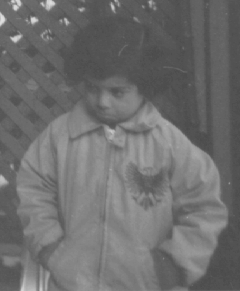
#> input picture lab03-Smoothing-std/Lab-03-Smoothing-STD/pout.tif, 240 x 291 px
$ jupyter execute Lab_Smoothing_STD.ipynb   (shell and % lines are left out)
#> lines starting #> are read from the running program, lines starting #| are printed output that depends on the picture
# Lab 3
### Averaging Filters

http://scikit-image.org/docs/0.13.x/api/skimage.util.html#skimage.util.random_noise

http://scikit-image.org/docs/dev/api/skimage.filters.html#skimage.filters.median

http://scikit-image.org/docs/dev/api/skimage.filters.html#skimage.filters.gaussian

[cell 1]
from commonfunctions import *
import math
import numpy as np
import skimage.io as io
from skimage.filters import median
from skimage.filters import gaussian
from skimage.util import random_noise

[cell 2]
'''
(1) Your own median filter algorithm
'''
img = io.imread('pout.tif')
#> img is the input picture: shape (291, 240); min 74, max 224, mean 110.3
io.imshow(img)
io.show()

noisy_img = random_noise(img, mode='s&p', amount=0.05)
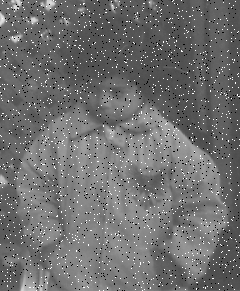
#> noisy_img: shape (291, 240) float64; min 0, max 1, mean 0.437
io.imshow(noisy_img)
io.show()

window_width = 3
window_height = 3
edgex = window_width // 2
edgey = window_height // 2

output_img = np.zeros_like(img)

for x in range(edgex, img.shape[1] - edgex):
    for y in range(edgey, img.shape[0] - edgey):
        colorArray = []
        for fx in range(window_width):
            for fy in range(window_height):
                colorArray.append(img[y + fy - edgey, x + fx - edgex])
        colorArray.sort()
        output_img[y, x] = colorArray[len(colorArray) // 2]


print("My Own Median Filter")
io.imshow(output_img)
io.show()

[cell 3]
'''
(2) skimage median filter
'''

ski_median_img = median(image=noisy_img)
print("Skimage Median Filter")
io.imshow(ski_median_img)
io.show()

[cell 4]
'''
(3) Gaussion Filters
'''

ski_guaussian_img_8 = gaussian(noisy_img, sigma=8)
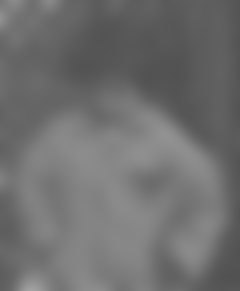
#> ski_guaussian_img_8: shape (291, 240) float64; min 0.321, max 0.638, mean 0.437
print("Skimage Gaussian Filter sigmq = 8")
io.imshow(ski_guaussian_img_8)
io.show()

ski_guaussian_img_3 = gaussian(noisy_img, sigma=3)
print("Skimage Gaussian Filter sigma = 3")
io.imshow(ski_guaussian_img_3)
io.show()

ski_guaussian_img_02 = gaussian(noisy_img, sigma=0.2)
print("Skimage Gaussian Filter sigma = 0.2")
io.imshow(ski_guaussian_img_02)
io.show()
